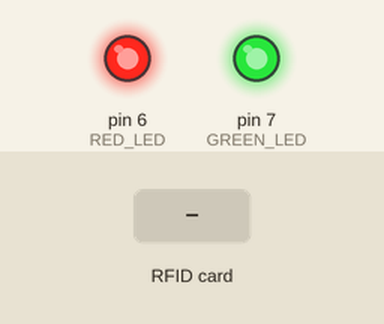
A sketch run on a simulated Arduino Uno, built with avr-gcc and run on an emulated ATmega328P. On the bench: output pins drawn as LEDs (lit = HIGH). The test bench sets the inputs (shaded band). Pins used as bus, display or sensor lines are not drawn.

Above: at 0.8 s.
0.9 s: RFID card 5E 7A 19 C4 held to the reader
At 2.0 s:
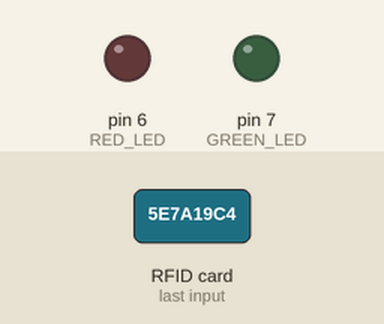
2.4 s: RFID card 5E 7A 19 C4 held to the reader
At 3.2 s:
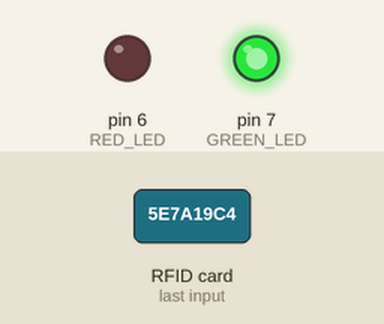
Timing chart, 0 to 5.4 s (numbered marks = the images above; inputs shaded):
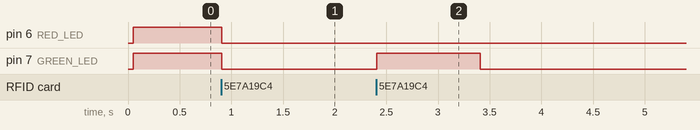

Measured:
- after the input at 0.9 s, pin 6 (RED_LED), pin 7 (GREEN_LED): HIGH → LOW at once
- after the input at 2.4 s, pin 7 (GREEN_LED): LOW → HIGH at once, → LOW 1.0 s later

The sketch:

AccessControlWithColebration--release.ino
```cpp
#include <SPI.h> // Библиотека для работы по SPI (Serial Peripheral Interface)
#include <MFRC522.h> //Библиотека для работы с модулем MFRC522
#include <Thread.h>

// Прекомпиляторы для удобства
#define SS_PIN 10
#define RST_PIN 9

#define RED_LED 6
#define GREEN_LED 7

MFRC522 rfid(SS_PIN, RST_PIN); // Передаем к конструктор пины подключения

MFRC522::MIFARE_Key key;

int* code; // Массив с UID карты разблокировки (приложеной при калибровке)

void setup() {
    // Устанавливаем режим работы пинов с светодиодами как выход
    pinMode(RED_LED, OUTPUT);
    pinMode(GREEN_LED, OUTPUT);

    SPI.begin(); // Инициализация SPI
    rfid.PCD_Init(); // Инициализация MFRC522
    Calibration(); //Начало калибровки
}

void loop() {
    if (rfid.PICC_IsNewCardPresent()) { // PICC_IsNewCardPresent() метод обьекта rfid, возвращает true если приложена новая карта
        readAndCheckRFID();
    }
}

void readAndCheckRFID() { // Функция чтения и обработки (сравнения) UID приложенной карты с UID карты разблокировки

    rfid.PICC_ReadCardSerial(); // Читаем тип карты
    MFRC522::PICC_Type piccType = rfid.PICC_GetType(rfid.uid.sak);

    // Проверяем карту на MIFARE Classic
    if (piccType != MFRC522::PICC_TYPE_MIFARE_MINI && piccType != MFRC522::PICC_TYPE_MIFARE_1K && piccType != MFRC522::PICC_TYPE_MIFARE_4K) {
        //Карта не типа  MIFARE Classic
        BlinkSec(1000, RED_LED);
        return;
    }

    boolean match = true;
    for (int i = 0; i < rfid.uid.size; i++) { //Сравнения UID приложенной карточки с UID карточки разблокировки

        if (!(int(rfid.uid.uidByte[i]) == int(code[i]))) {
            match = false;
        }
    }

    if (match) { // Проверка на соответсвие
        // UID приложенной карточки совпало с UID карточки разблокировки
        BlinkSec(1000, GREEN_LED);
    }
    else {
        // UID приложенной карточки НЕ сходится с UID карточки разблокировки
        BlinkSec(1000, RED_LED);
    }

    // Останавливаем PICC
    rfid.PICC_HaltA();

    // Останавливаем шифрование на PCD
    rfid.PCD_StopCrypto1();
}

void Calibration() { // Функция калибровки (записи) uid карты разблокировки
    bool checked = false;

    //Подаём ток на светодиоды
    digitalWrite(RED_LED, HIGH);
    digitalWrite(GREEN_LED, HIGH);
    while (!checked) {
        if (rfid.PICC_IsNewCardPresent()) {
            if (NeededType(GetType())) {
                checked = true;
            }
        }
    }

    // Динамический массив с размером UID
    code = new int[rfid.uid.size];
    for (int i = 0; i < rfid.uid.size; i++) {
        code[i] = int(rfid.uid.uidByte[i]); //Заполнение массива
    }

    //Перестаем подавать ток на светодиоды
    digitalWrite(RED_LED, LOW);
    digitalWrite(GREEN_LED, LOW);

    delay(1500);  //Задержка для удобства работы с устройства
    //Калибровка завершена
}

bool NeededType(MFRC522::PICC_Type piccType) { //Функция проверки типа приложеной карты на тип MIFARE Classic
    if (piccType == MFRC522::PICC_TYPE_MIFARE_MINI || piccType == MFRC522::PICC_TYPE_MIFARE_1K || piccType == MFRC522::PICC_TYPE_MIFARE_4K) {
        //Карта типа  MIFARE Classic
        return true;
    }
    else {
      //Карта не типа  MIFARE Classic
        return false;
    }
}
MFRC522::PICC_Type GetType() { // Функция возвращающая тип приложеной карты
    rfid.PICC_ReadCardSerial(); // Читаем тип карты
    MFRC522::PICC_Type piccType = rfid.PICC_GetType(rfid.uid.sak);
    return piccType; // Возвращаем тип карты
}

void BlinkSec(int sec, int pin) { //Фукнция, подает ток и через указанное время (int sec) перестает подавать ток на указанный пин (pin)
    digitalWrite(pin, HIGH);
    delay(sec);
    digitalWrite(pin, LOW);
}
```
